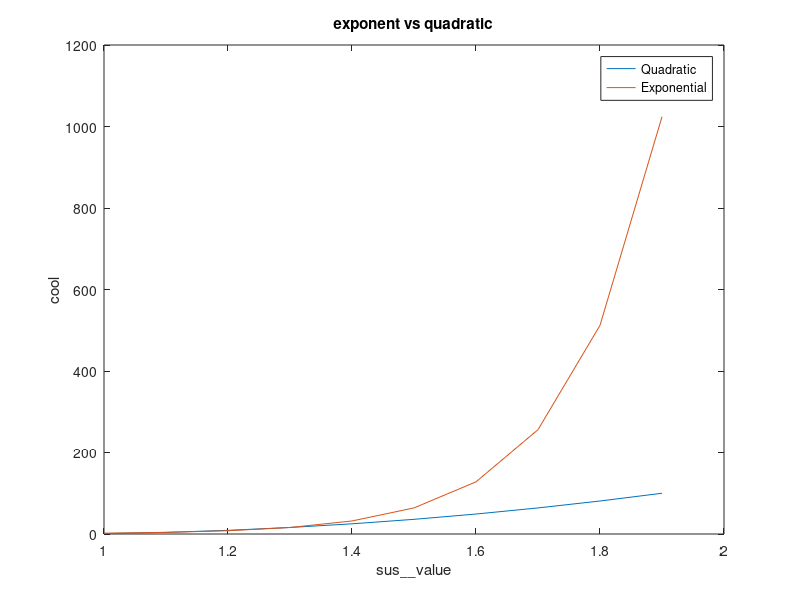

Here is the MATLAB script that generated this plot:



%%

%  randi(maxval, rows, cols
rdata = randi(5, 1, 50);
plot(rdata)

%%

data = 1:10;
data = data .* data;

plot(data)

%%

x_axis = 1: 0.1 :1.9;

range =     1:10;
quad =      range .* range;
exponent =  range;
for i = range
    exponent(i) = 2 ^ i;
end
exponent


plot(x_axis, quad, x_axis, exponent)
xlabel("sus__value")
ylabel("cool")

title("exponent vs quadratic")
legend("Quadratic", "Exponential")
    